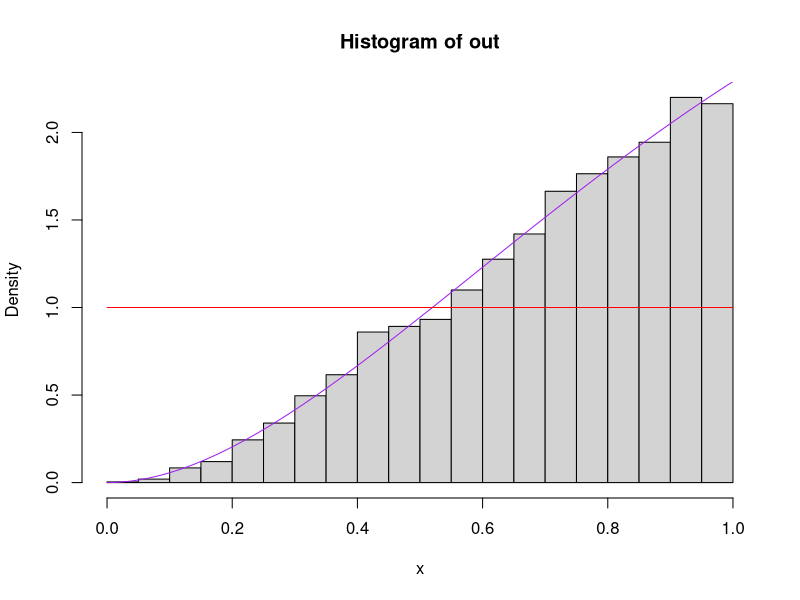
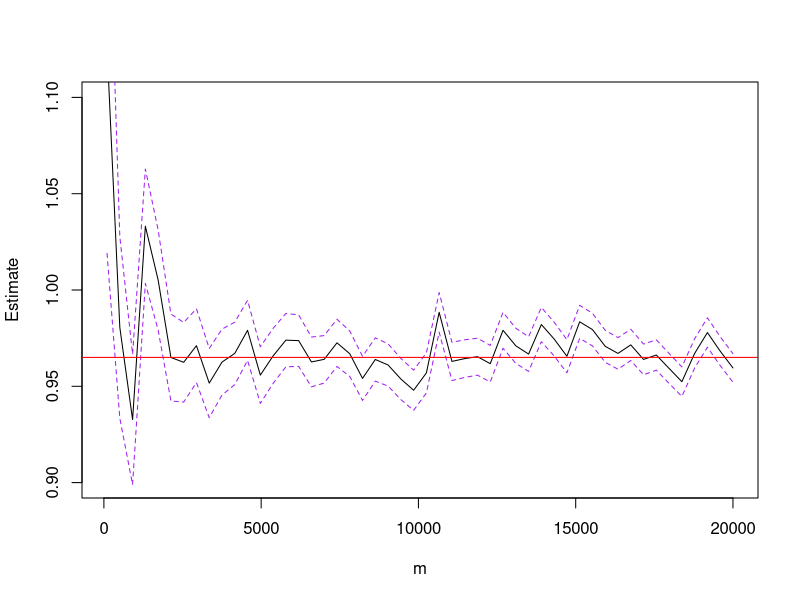

Source code (R) for these figures, in order:
###########
# 1)

samp=function(n) {
  out=NULL
  K=exp(-1)
  while(length(out)<n) {
    x=runif(1)
    y=runif(1, 0, K)
    ind=(y<x^2*exp(-x))
    out=c(out, x[ind])
  }
  return(out)
}

out=samp(5000)
hist(out, probability=T, xlab="x", ylab="Density")
xx=seq(0,1,length=100)
lines(xx, dgamma(xx,3,1)/pgamma(1,3,1), col="purple")
lines(c(0,1),c(1,1),col="red")

###########
# 2a)
u = runif(10000)

mean(exp(exp(u)))

###########
# 2b)

2*mean(exp(-(1/u-1)^2)/(u^2))

###########
# 2b)

###########
# 2d)
u1 = runif(10000)
u2 = runif(10000)

mean(1/u1^2*1/u2^2*exp(2-1/u1-1/u2)*(u1<u2))

###########
# 3)

L=50
nvec=seq(100, 20000, length=L)
mvec=vvec=rep(NA, L)
for (i in 1:L) {
  u=runif(nvec[i])
  hu=(cos(50*u)+sin(20*u))^2
  mvec[i]=mean(hu)
  vvec[i]=1/(nvec[i])^2 * sum((hu-mvec[i])^2)  
}

plot(nvec, mvec, type="l", ylim=c(0.9, 1.1), xlab="m", ylab="Estimate")
lines(nvec, mvec+sqrt(vvec), lty=2, col="purple")
lines(nvec, mvec-sqrt(vvec), lty=2, col="purple")
abline(h=0.965, col="red")



